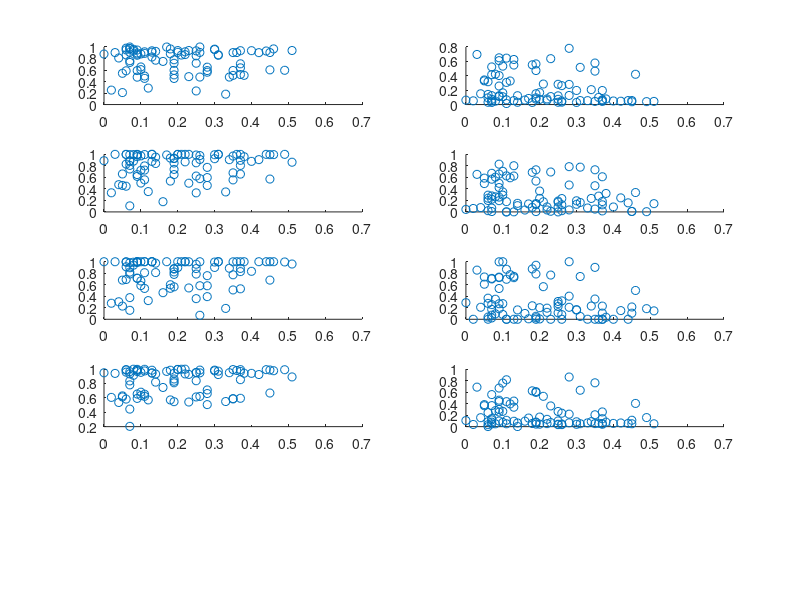

This chart was generated by the following MATLAB code:
current = [17.00
17.00
25.00
29.00
22.00
18.00
26.00
24.00
16.00
22.00
19.00
30.00
21.00
25.00
19.00
26.00
20.00
27.00
28.00
29.00
24.00
17.00
20.00
32.00
19.00
30.00
25.00
33.00
17.00
24.00
32.00
16.00
29.00
30.00
31.00
17.00
23.00
20.00
30.00
23.00
31.00
19.00
20.00
18.00
18.00
31.00
26.00
25.00
18.00
31.00
27.00
22.00
25.00
23.00
17.00
20.00
18.00
19.00
17.00
17.00
31.00
32.00
24.00
24.00
22.00
31.00
22.00
18.00
29.00
23.00
20.00
23.00
18.00
18.00
32.00
32.00
26.00
17.00
20.00
22.00
30.00
16.00
17.00
19.00
27.00
28.00];

Target_rating = [.07
.07
.18
.28
.17
.08
.26
.25
.02
.16
.05
.38
.10
.19
.08
.33
.04
.26
.35
.40
.22
.07
.11
.51
.12
.34
.19
.42
.06
.09
.37
.05
.25
.23
.35
.07
.11
.07
.28
.13
.30
.06
.14
.09
.09
.28
.22
.25
.13
.46
.37
.25
.31
.23
.14
.18
.19
.19
.00
.03
.35
.49
.30
.20
.09
.37
.13
.09
.45
.26
.09
.20
.11
.11
.31
.44
.36
.06
.10
.10
.45
.07
.06
.19
.21
.37]; 

Emp_11 = [0.9730
    0.9995
    0.9658
    0.6492
    0.9993
    0.9586
    0.4778
    0.2364
    0.2509
    0.7492
    0.2080
    0.5072
    0.8795
    0.7780
    0.9347
    0.1802
    0.8087
    1.0000
    0.9028
    0.9360
    0.8678
    0.9706
    0.4545
    0.9389
    0.2859
    0.4772
    0.4532
    0.9016
    0.5862
    0.5899
    0.5222
    0.5427
    0.8463
    0.4848
    0.5914
    0.7313
    0.9163
    0.9078
    0.5619
    0.9337
    0.9545
    0.9792
    0.9237
    0.8751
    0.4758
    0.5905
    0.9154
    0.7181
    0.8258
    0.9667
    0.7078
    0.9333
    0.8570
    0.9385
    0.7706
    0.8822
    0.5155
    0.5934
    0.8776
    0.9028
    0.5064
    0.5951
    0.9624
    0.9073
    0.8953
    0.9357
    0.9098
    0.9470
    0.9035
    0.9049
    0.8567
    0.9377
    0.4956
    0.8891
    0.8631
    0.9304
    0.9036
    0.9492
    0.6528
    0.6065
    0.6027
    0.7610
    0.8624
    0.7165
    0.8597
    0.6377];

Emp_12 = [ 0.0486
    0.5228
    0.5519
    0.7813
    0.0848
    0.0471
    0.0491
    0.0317
    0.0518
    0.0626
    0.3420
    0.0780
    0.1086
    0.0749
    0.4215
    0.0544
    0.1496
    0.2627
    0.4644
    0.0496
    0.0782
    0.0294
    0.3076
    0.0437
    0.3273
    0.2071
    0.5648
    0.0462
    0.3171
    0.6495
    0.0659
    0.3295
    0.2813
    0.6375
    0.0435
    0.1235
    0.0660
    0.4150
    0.2800
    0.6264
    0.0292
    0.0315
    0.0314
    0.1125
    0.2572
    0.1264
    0.0590
    0.0724
    0.5490
    0.4207
    0.0578
    0.1212
    0.0556
    0.1106
    0.1228
    0.0297
    0.0932
    0.1505
    0.0612
    0.6963
    0.5769
    0.0406
    0.1958
    0.1656
    0.6101
    0.0436
    0.0555
    0.4030
    0.0391
    0.0333
    0.1223
    0.0713
    0.0143
    0.6450
    0.5168
    0.0555
    0.0995
    0.1410
    0.1629
    0.5336
    0.0560
    0.0717
    0.0930
    0.4725
    0.2850
    0.1950];

Emp_14 = [0.1049
    0.8835
    0.9352
    0.4597
    0.9895
    0.9962
    0.5777
    0.3311
    0.3322
    0.1774
    0.6594
    0.9589
    0.9735
    0.7386
    0.8820
    0.3471
    0.4732
    0.9112
    0.9704
    0.8781
    0.8696
    0.9943
    0.7264
    0.8633
    0.3531
    0.9073
    0.9312
    0.9079
    0.4466
    0.6172
    0.8075
    0.4603
    0.6231
    0.4988
    0.5561
    0.7455
    0.7992
    0.8865
    0.7738
    0.8772
    0.9243
    0.8311
    0.9521
    0.9596
    0.6486
    0.5966
    1.0000
    0.8531
    1.0000
    0.9954
    0.6568
    0.9886
    1.0000
    1.0000
    0.8415
    0.5355
    0.6486
    0.8496
    0.8899
    1.0000
    0.6785
    1.0000
    0.9935
    1.0000
    0.9919
    0.9993
    1.0000
    0.9992
    0.9945
    0.9786
    0.9941
    0.9983
    0.5576
    0.9959
    1.0000
    1.0000
    0.9994
    0.9978
    0.7223
    0.5013
    0.5708
    0.8079
    1.0000
    0.9271
    1.0000
    0.8961];

Emp_16 = [0.2772
    0.5681
    0.6868
    0.7861
    0.1386
    0.2618
    0.1240
    0.0847
    0.0597
    0.0325
    0.4922
    0.3210
    0.2910
    0.1293
    0.6030
    0.0683
    0.0752
    0.2320
    0.4548
    0.0857
    0.0869
    0.0066
    0.6262
    0.1434
    0.5929
    0.2340
    0.7312
    0.2438
    0.2383
    0.8293
    0.1231
    0.5871
    0.1702
    0.6933
    0.0492
    0.0667
         0
    0.6707
    0.4676
    0.8023
    0.1933
    0.0216
    0.1490
    0.2576
    0.1953
    0.0345
    0.0341
         0
    0.6237
    0.3366
    0.1804
    0.1879
    0.1639
    0.0114
    0.1088
    0.0790
    0.0057
    0.1454
    0.0435
    0.6524
    0.7319
    0.0040
    0.1321
    0.3625
    0.6577
    0.0172
    0.0012
    0.4968
    0.0091
    0.0213
    0.4232
    0.2350
    0.1786
         0
    0.7775
    0.1578
    0.2745
    0.1984
    0.3476
    0.7051
    0.0069
    0.2195
    0.2910
    0.5355
    0.1759
    0.6106];

Emp_20 = [ 0.1559
    0.3761
    0.6001
    0.5822
    1.0000
    0.9915
    0.5827
    0.3583
    0.2787
    0.4617
    0.2288
    1.0000
    0.9991
    0.7796
    0.9398
    0.1887
    0.3042
    0.0692
    0.9980
    0.8332
    1.0000
    0.8955
    0.8088
    0.9600
    0.3243
    0.8865
    0.8723
    1.0000
    0.6907
    0.7133
    0.8835
    0.6804
    0.9559
    0.5442
    0.5094
    0.7867
    1.0000
    0.9824
    0.7573
    1.0000
    0.9942
    1.0000
    0.9745
    1.0000
    0.7124
    0.3932
    1.0000
    0.7852
    1.0000
    1.0000
    0.5293
    0.8806
    0.9994
    0.9990
    0.8110
    0.5379
    0.5640
    0.8225
    1.0000
    0.9994
    0.7726
    0.9955
    0.9005
    1.0000
    1.0000
    0.9993
    0.9994
    1.0000
    1.0000
    0.9995
    0.9864
    0.8979
    0.5358
    1.0000
    1.0000
    1.0000
    1.0000
    0.9920
    0.6661
    0.5857
    0.6803
    0.8190
    0.9121
    0.8810
    1.0000
    0.8280];

Emp_21 = [ 0.1705
    0.7004
    0.8743
    1.0000
    0.0079
    0.0942
    0.0807
    0.1134
         0
    0.1014
    0.6093
    0.0351
    0.0841
    0.0520
    0.3480
    0.0008
    0.2087
    0.3197
    0.3517
         0
    0.1205
    0.0712
    0.6950
    0.1463
    0.7751
    0.2303
    0.9384
    0.1506
    0.3665
    0.9983
         0
    0.7346
    0.3093
    0.7683
         0
    0.0234
         0
    0.7105
    0.4015
    0.7227
    0.1665
    0.0389
    0.1630
    0.1821
    0.5345
    0.2081
    0.1932
    0.2218
    0.7447
    0.5003
    0.0006
    0.2705
    0.0492
         0
         0
    0.2345
         0
    0.0262
    0.2885
    0.8539
    0.9017
    0.1843
    0.1610
    0.2011
    0.7322
    0.1072
    0.0006
    0.7238
    0.2139
         0
    0.2698
    0.0055
    0.0008
    0.8687
    0.7431
         0
         0
    0.0007
    0.2715
    1.0000
    0.1060
    0.2545
    0.2761
    0.7868
    0.5663
    0.2291];

Emp_22 = [0.2040
    0.4437
    0.9838
    0.7101
    0.9678
    0.9981
    0.6202
    0.6128
    0.6064
    0.7444
    0.6132
    0.9419
    0.9547
    0.8095
    0.9135
    0.5490
    0.5357
    0.9477
    0.9932
    0.9407
    0.9327
    0.9326
    0.6211
    0.8910
    0.5713
    0.9496
    0.9425
    0.9241
    0.5830
    0.5924
    0.9669
    0.6274
    0.9529
    0.5421
    0.5889
    0.7803
    0.9970
    0.9643
    0.6600
    0.9432
    0.9764
    0.9576
    0.9312
    0.9665
    0.6531
    0.5061
    0.9984
    0.8379
    0.9476
    0.9771
    0.5940
    0.9502
    0.9236
    0.9261
    0.8184
    0.5711
    0.5469
    0.8310
    0.9486
    0.9398
    0.5858
    0.9908
    0.9853
    0.9950
    0.9839
    0.9922
    0.9840
    0.9866
    0.9868
    0.9857
    0.9963
    0.9952
    0.6507
    0.9743
    0.9710
    0.9919
    0.9802
    0.9876
    0.6323
    0.6786
    0.6673
    0.8353
    0.9926
    0.8625
    0.9977
    0.8528];

Emp_23 = [0.1172
    0.5566
    0.6220
    0.8620
    0.1492
    0.0490
    0.0458
    0.0423
    0.0375
    0.0950
    0.3636
    0.0780
    0.0737
    0.0772
    0.2783
    0.0652
    0.1555
    0.2332
    0.2062
    0.0561
    0.1269
    0.0475
    0.4341
    0.0495
    0.3951
    0.0864
    0.5948
    0.0638
    0.2435
    0.6703
    0.0545
    0.3825
    0.2632
    0.3597
    0.0525
    0.0781
    0.1103
    0.3650
    0.2168
    0.3376
    0.0406
    0.0012
    0.0638
    0.0979
    0.2985
    0.0662
    0.0520
    0.0349
    0.4439
    0.4033
    0.1381
    0.0992
    0.0510
    0.0706
    0.0016
    0.0552
    0.0761
    0.0440
    0.1059
    0.6862
    0.7615
    0.1573
    0.0843
    0.1663
    0.4597
    0.0415
    0.0936
    0.4355
    0.1111
    0.0349
    0.2535
    0.0426
    0.0495
    0.8141
    0.6323
    0.0561
    0.0582
    0.0342
    0.2655
    0.7563
    0.0500
    0.1401
    0.0865
    0.6085
    0.5269
    0.2554];

figure
subplot(5,2,1)
scatter(Target_rating,Emp_11)
subplot(5,2,2)
scatter(Target_rating,Emp_12)
subplot(5,2,3)
scatter(Target_rating,Emp_14)
subplot(5,2,4)
scatter(Target_rating,Emp_16)
subplot(5,2,5)
scatter(Target_rating,Emp_20)
subplot(5,2,6)
scatter(Target_rating,Emp_21)
subplot(5,2,7)
scatter(Target_rating,Emp_22)
subplot(5,2,8)
scatter(Target_rating,Emp_23)